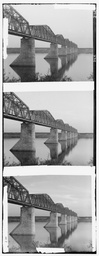
//> input picture ITEM 20-29/ITEM20 OpenCV_ECCAlignment/image/bridge.jpg, 99 x 256 px, shrunk from 500 x 1293 before the run
$ ./OpenCV_ECCAlignment   (built with g++ and OpenCV 4)
//> lines starting //> are read from the running program, lines starting //| are printed output that depends on the picture
#include "pch.h"
#include "opencv2/opencv.hpp"

using namespace cv;
using namespace std;

/**
 * @brief Get the Gradient object 计算梯度
 *
 * @param src_gray 输入灰度图
 * @return Mat
 */
Mat GetGradient(Mat src_gray)
{
	Mat grad_x, grad_y;
	Mat abs_grad_x, abs_grad_y;

	int scale = 1;
	int delta = 0;
	int ddepth = CV_32FC1;
	;

	// Calculate the x and y gradients using Sobel operator
	//计算sobel算子
	Sobel(src_gray, grad_x, ddepth, 1, 0, 3, scale, delta, BORDER_DEFAULT);
	//使用线性变换转换输入数组元素成8位无符号整型
	convertScaleAbs(grad_x, abs_grad_x);

	Sobel(src_gray, grad_y, ddepth, 0, 1, 3, scale, delta, BORDER_DEFAULT);
	convertScaleAbs(grad_y, abs_grad_y);

	// Combine the two gradients
	Mat grad;
	//合并算子
	addWeighted(abs_grad_x, 0.5, abs_grad_y, 0.5, 0, grad);

	return grad;
}

int main()
{
	// Read 8-bit color image.
	// This is an image in which the three channels are
	// concatenated vertically.
	//输入一个灰度图
	Mat im = imread("image/bridge.jpg", IMREAD_GRAYSCALE);
//> im is the input picture: 256 rows x 99 cols, CV_8UC1; min 0, max 255, mean 166.1

	// Find the width and height of the color image 获取图像宽高
	Size sz = im.size();
//> sz = Size(99, 256)
	int height = sz.height / 3;
//> height = 85
	int width = sz.width;
//> width = 99

	// Extract the three channels from the gray scale image 通道分离
	vector<Mat> channels;
	channels.push_back(im(Rect(0, 0, width, height)));
	channels.push_back(im(Rect(0, height, width, height)));
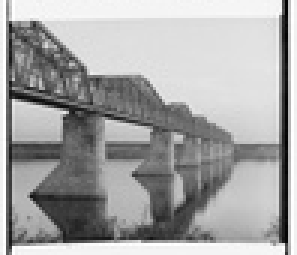
//> channels[1]: 85 rows x 99 cols, CV_8UC1 (shown 3 times larger); min 0, max 255, mean 165
	channels.push_back(im(Rect(0, 2 * height, width, height)));
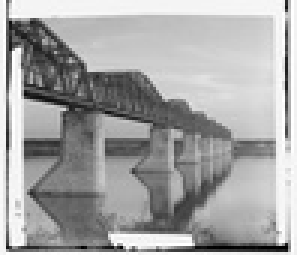
//> channels[2]: 85 rows x 99 cols, CV_8UC1 (shown 3 times larger); min 0, max 255, mean 165

	// Merge the three channels into one color image 通道合并，将图像合并成一张图
	Mat im_color;
	merge(channels, im_color);

	// Set space for aligned image 设置对齐图像
	vector<Mat> aligned_channels;
	aligned_channels.push_back(Mat(height, width, CV_8UC1));
	aligned_channels.push_back(Mat(height, width, CV_8UC1));

	// The blue and green channels will be aligned to the red channel.
	// So copy the red channel
	aligned_channels.push_back(channels[2].clone());
//> aligned_channels[0]: 85 rows x 99 cols, CV_8UC1; every value is 0

	// Define motion model 确定运动模型
	const int warp_mode = MOTION_AFFINE;

	// Set space for warp matrix 变换矩阵
	Mat warp_matrix;

	// Set the warp matrix to identity.
	if (warp_mode == MOTION_HOMOGRAPHY)
	{
		warp_matrix = Mat::eye(3, 3, CV_32F);
	}
	else
	{
		warp_matrix = Mat::eye(2, 3, CV_32F);
	}
	// Set the stopping criteria for the algorithm. 设置迭代次数和阈值
	int number_of_iterations = 5000;
	double termination_eps = 1e-10;

	TermCriteria criteria(TermCriteria::COUNT + TermCriteria::EPS,
		number_of_iterations, termination_eps);

	// Warp the blue and green channels to the red channel
	for (int i = 0; i < 2; i++)
	{
		double cc = findTransformECC
		(
			GetGradient(channels[2]),
			GetGradient(channels[i]),
			warp_matrix,
			warp_mode,
			criteria);

		cout << "warp_matrix : " << warp_matrix << endl;
		cout << "CC " << cc << endl;
		if (cc == -1)
		{
			cerr << "The execution was interrupted. The correlation value is going to be minimized." << endl;
			cerr << "Check the warp initialization and/or the size of images." << endl
				<< flush;
		}

		if (warp_mode == MOTION_HOMOGRAPHY)
		{
			// Use Perspective warp when the transformation is a Homography
			warpPerspective(channels[i], aligned_channels[i], warp_matrix, aligned_channels[0].size(), INTER_LINEAR + WARP_INVERSE_MAP);
		}
		else
		{
			// Use Affine warp when the transformation is not a Homography
			warpAffine(channels[i], aligned_channels[i], warp_matrix, aligned_channels[0].size(), INTER_LINEAR + WARP_INVERSE_MAP);
		}
	}
//> this loop made 2 passes
//> (warp_matrix, cc) on passes 1 to 2: ([[0.995, 0.0256, -0.917], [-0.00583, 1.02, 0.0291]], 0.741), ([[0.992, 0.0145, -0.0178], [0.00613, 0.956, 2.01]], 0.814)
//| warp_matrix : [0.99508607, 0.025612252, -0.91696;
//|  -0.0058266395, 1.0163897, 0.029065728]
//| CC 0.740765
//| warp_matrix : [0.99203736, 0.014517778, -0.017787414;
//|  0.0061316956, 0.95603245, 2.0073543]
//| CC 0.814184
//> pass 1, in GetGradient, `Sobel(src_gray, grad_x, ddepth, 1, 0, 3, scale, delta, BORDER_DEFAULT);`:
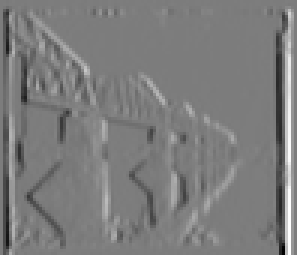
//> grad_x: 85 rows x 99 cols, CV_32FC1 (shown 3 times larger); min -976, max 1017, mean 0.1; drawn with min black and max white
//> pass 1, in GetGradient, `convertScaleAbs(grad_x, abs_grad_x);`:
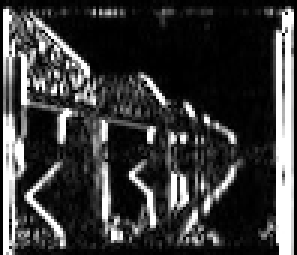
//> abs_grad_x: 85 rows x 99 cols, CV_8UC1 (shown 3 times larger); min 0, max 255, mean 58.1
//> pass 1, in GetGradient, `Sobel(src_gray, grad_y, ddepth, 0, 1, 3, scale, delta, BORDER_DEFAULT);`:
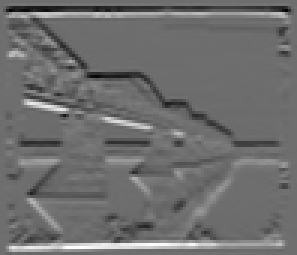
//> grad_y: 85 rows x 99 cols, CV_32FC1 (shown 3 times larger); min -663, max 866, mean -0.6; drawn with min black and max white
//> pass 1, in GetGradient, `convertScaleAbs(grad_y, abs_grad_y);`:
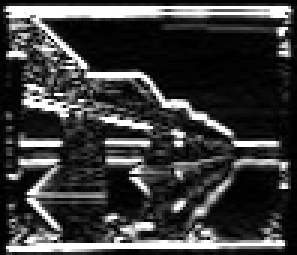
//> abs_grad_y: 85 rows x 99 cols, CV_8UC1 (shown 3 times larger); min 0, max 255, mean 60.8

	// Merge the three channels 合并通道
	Mat im_aligned;
	merge(aligned_channels, im_aligned);
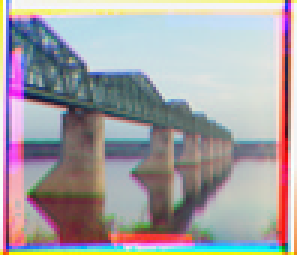
//> im_aligned: 85 rows x 99 cols, CV_8UC3 (shown 3 times larger); mean B, G, R 163.6, 160.8, 165

	// Show final output
	imshow("Color Image", im_color);
	imshow("Aligned Image", im_aligned);
	waitKey(0);
	return 0;
}

$ run again, with ITEM 20-29/ITEM20 OpenCV_ECCAlignment/image/emir.jpg copied over ITEM 20-29/ITEM20 OpenCV_ECCAlignment/image/bridge.jpg
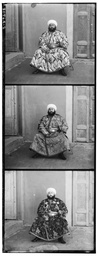
//> input picture ITEM 20-29/ITEM20 OpenCV_ECCAlignment/image/emir.jpg, 98 x 256 px, shrunk from 500 x 1300 before the run
//> im is the input picture: 256 rows x 98 cols, CV_8UC1; min 0, max 255, mean 136.3
//> the loop `for (int i = 0; i < 2; i++)` made 2 passes
//> (warp_matrix, cc) on passes 1 to 2: ([[1, -0.00181, 0.832], [-0.00249, 1, 2.87]], 0.764), ([[0.998, 0.00223, 0.28], [0.00248, 1.04, -0.132]], 0.844)
//> (printed output is left out)
//> pass 1, in GetGradient, `convertScaleAbs(grad_y, abs_grad_y);`:
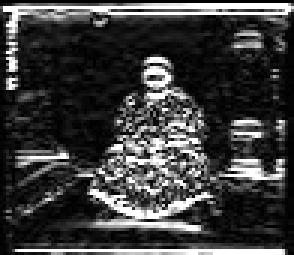
//> abs_grad_y: 85 rows x 98 cols, CV_8UC1 (shown 3 times larger); min 0, max 255, mean 61.5
//> `merge(aligned_channels, im_aligned);`:
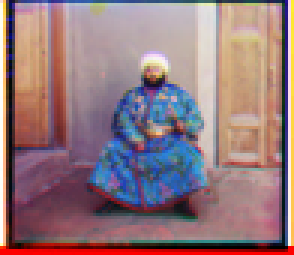
//> im_aligned: 85 rows x 98 cols, CV_8UC3 (shown 3 times larger); mean B, G, R 124.8, 119.9, 147.7

$ run again, with ITEM 20-29/ITEM20 OpenCV_ECCAlignment/image/girls.jpg copied over ITEM 20-29/ITEM20 OpenCV_ECCAlignment/image/bridge.jpg
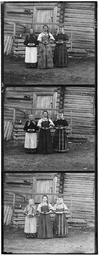
//> input picture ITEM 20-29/ITEM20 OpenCV_ECCAlignment/image/girls.jpg, 99 x 256 px, shrunk from 750 x 1941 before the run
//> im is the input picture: 256 rows x 99 cols, CV_8UC1; min 0, max 255, mean 112
//> the loop `for (int i = 0; i < 2; i++)` made 2 passes
//> (warp_matrix, cc) on passes 1 to 2: ([[1, -0.00468, 0.575], [0.00495, 1.01, -0.674]], 0.754), ([[1, 0.00316, 0.0351], [-0.00144, 1.01, -0.00615]], 0.81)
//> (printed output is left out)
//> pass 1, in GetGradient, `convertScaleAbs(grad_y, abs_grad_y);`:
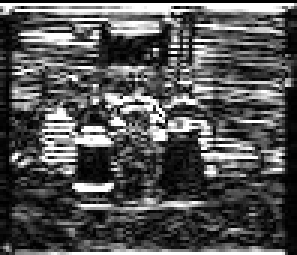
//> abs_grad_y: 85 rows x 99 cols, CV_8UC1 (shown 3 times larger); min 0, max 255, mean 85.2
//> `merge(aligned_channels, im_aligned);`:
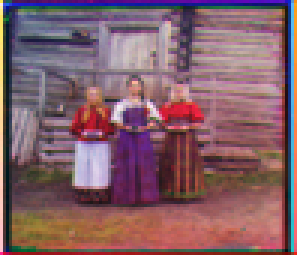
//> im_aligned: 85 rows x 99 cols, CV_8UC3 (shown 3 times larger); mean B, G, R 104, 95.1, 131.2
